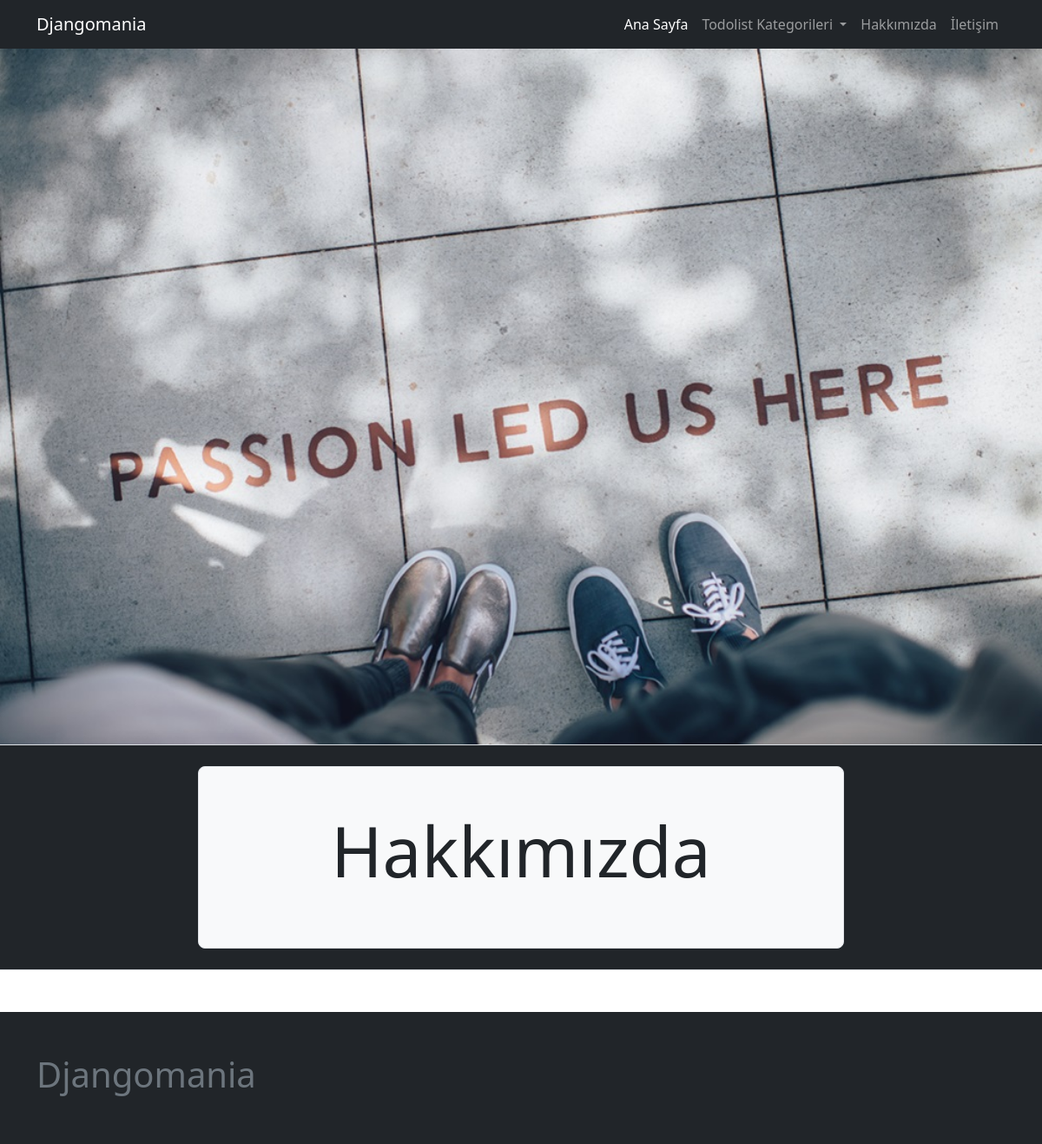
The app's page /page/hakkimizda/ with its own data.
### page/models.py (models this page shows, shortened)
class Page(models.Model):
    user = models.ForeignKey(User, on_delete=models.CASCADE)
    title = models.CharField(max_length=200)
    slug = AutoSlugField(populate_from="title", unique=True)
    cover_image = models.ImageField(upload_to="page")
    content = tinymce_models.HTMLField(blank=True, null=True)
    is_active = models.BooleanField(default=False)
    created_at = models.DateTimeField(auto_now_add=True)
    updated_at = models.DateTimeField(auto_now=True)
    def get_absolute_url(self):
        return reverse(
            "page:page_view",
            kwargs={
                "page_slug": self.slug,
            },
        )

### page/views.py (the view)
# urls.py: path("<slug:page_slug>/", page_view, name="page_view"),
def page_view(request, page_slug):
    page = get_object_or_404(Page, slug=page_slug)
    context = dict(
        page=page,
    )
    return render(request, "page/page_detail.html", context)

### config/global_context_processors.py (called while the page is built)
def global_todo_categories_context(request):
    return dict(
        global_todo_categories=TodoCategory.objects.filter(is_active=True),
    )

def global_page_context(request):
    return dict(global_pages=Page.objects.filter(is_active=True))

### todo/models.py (called while the page is built)
    def get_absolute_url(self):
        return reverse("todo:category_view", kwargs={"category_slug": self.slug})

### page/templates/page/page_detail.html (shortened to what this page needs)
{% extends 'core/base.html' %}
{% block container-fluid %}
<div class="container-fluid mb-4">
    <div class="row">
        <div class="col-sm-12 px-0">
            <img src="{{ page.cover_image.url }}" alt="" class="w-100">
        </div>
    </div>
    {% include 'page/components/hero_component.html' with hero_title=page.title %}
</div>
{% endblock container-fluid %}

### templates/core/navbar.html (shortened to what this page needs)
<nav class="navbar navbar-expand-lg bg-dark navbar-dark">
    <div class="container">
        <a class="navbar-brand" href="/">Djangomania</a>
        <div class="collapse navbar-collapse" id="navbarNavAltMarkup">
            <ul class="navbar-nav ms-auto">
                <li class="nav-item">
                    <a class="nav-link active" aria-current="page" href="/">Ana Sayfa</a>
                </li>
                <li class="nav-item dropdown">
                    <a class="nav-link dropdown-toggle" href="#" role="button" data-bs-toggle="dropdown"
                        aria-expanded="false">
                        Todolist Kategorileri
                    </a>
                </li>
                {% for page in global_pages %}
                <li class="nav-item">
                    <a class="nav-link" aria-current="page" href="{{ page.get_absolute_url }}">{{ page.title }}</a>
                </li>
                {% endfor %}
            </ul>
        </div>
    </div>
</nav>

### page/templates/page/components/hero_component.html (shortened to what this page needs)
<div class="row bg-dark p-4 border-bottom border-top">
    <div class="col-sm-8 offset-sm-2">
        <div class="h-100 p-5 bg-light border rounded-3">
            <h2 class="text-center display-1">{{ hero_title }}</h2>
        </div>
    </div>
</div>

### records on screen
Page: title "Hakkımızda", cover_image (picture)
Page: title "İletişim"
